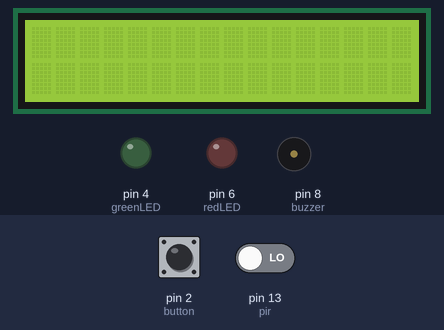
A sketch run on a simulated Arduino Uno, built with avr-gcc and run on an emulated ATmega328P. Parts: 16×2 character LCD, output pins drawn as LEDs (lit = HIGH), buzzer (waves = sounding). The test bench sets the inputs (shaded band); at power-on: pin 2 (button) HIGH, pin 13 (pir) LOW. The modem accepts every AT command (registered, SIM ready, sends succeed) and sends nothing else; what the sketch prints to the serial monitor is not drawn.

Above: at 4.2 s.
4.3 s: pin 2 (button) pulled LOW for 0.15 s
At 5.9 s:
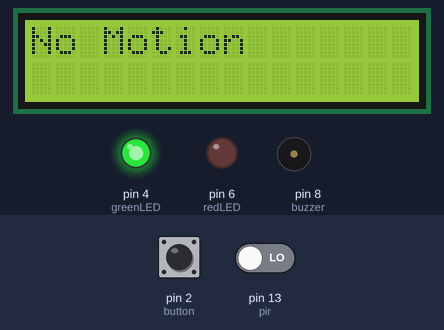
7.0 s: pin 13 (pir) driven HIGH
At 10.6 s:
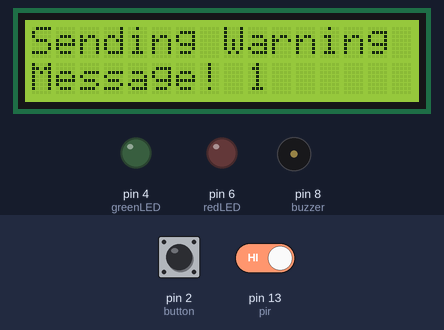
11.6 s: pin 13 (pir) driven LOW
14.6 s: pin 2 (button) pulled LOW for 3.2 s
At 17.3 s:
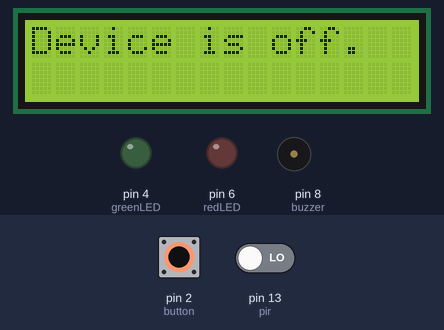
Timing chart, 0 to 18.8 s (numbered marks = the images above; inputs shaded):
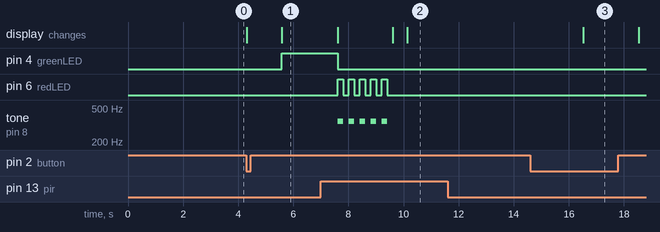

The sketch:

MICPROS_Final.ino
```cpp
#include <SoftwareSerial.h>
SoftwareSerial sim(10, 11);
#include <Wire.h> // Library for I2C communication
#include <LiquidCrystal_I2C.h> // Library for LCD

LiquidCrystal_I2C lcd(0x27, 16, 2);

//Sensors / LEDs / Buzzer
const int redLED = 6, greenLED = 4, buzzer = 8, button = 2, pir=13;
int PIRVal=0, activityCounter, ctr=0;
bool state = false;
String cmd;

//GSM Module
int _timeout;
String message;
String number = "+639054336481";    //Reni

void setup(){
  //Misc. Pins
  pinMode(pir, INPUT); //PIR
  pinMode(button, INPUT);
  pinMode(redLED, OUTPUT);
  pinMode(greenLED, OUTPUT);
  pinMode(buzzer, OUTPUT);
  Serial.begin(9600);

  //LCD
  lcd.init();
  lcd.backlight();
  lcd.setCursor(0,2);

  //GSM Initialization
  Serial.println("Booting Security System...");
  delay(2000);
  message.reserve(50);
  sim.begin(9600);
  delay(1000);
  Serial.println("Start");
}


void sendMessage(){
  sim.println("AT+CMGF=1");    //Sets the GSM Module in Text Mode
  delay(1000);
  //Serial.println ("Set SMS Number");
  sim.println("AT+CMGS=\"" + number + "\"\r"); //Mobile phone number to send message
  delay(1000);
  String SMS = "Warning: Movement is Detected!";
  sim.println(SMS);
  delay(100);
  sim.println((char)26);// ASCII code of CTRL+Z
  delay(200);
  message = _readSerial();
}


void callNumber() {
  sim.print (F("ATD"));
  sim.print (number);
  sim.print (F(";\r\n"));
  message = _readSerial();
  Serial.println(message);
}


String _readSerial(){
  _timeout = 0;
  while  (!sim.available() && _timeout < 12000){
    delay(13);
    _timeout++;
  }
  if (sim.available()) {
    return sim.readString();
  }
}


void loop(){
  bool a;
  a = digitalRead(button);
  lcd.clear();

  if (a == LOW){
    lcd.print("Device is on.");
    Serial.println("Turning On");
    state = true;
    delay(1250);
  }

    if (state==true){
      do{
        lcd.clear();
        a = digitalRead(button);
        PIRVal = digitalRead(pir);
        Serial.println(PIRVal);

        if (a == LOW){
          lcd.print("Device is off.");
          Serial.println("Turning Off");
          digitalWrite(greenLED, LOW);
          state = false;
          delay(2000);
          break;
        }

        if(PIRVal == HIGH){
          lcd.print("Motion Detected");
          Serial.println("Motion Detected");
          digitalWrite(greenLED, LOW);
          for(int i=0; i < 5; i++){
                 digitalWrite(redLED, HIGH);
                 tone(buzzer, 349);
                 delay(200);
                 digitalWrite(redLED, LOW);
                 noTone(buzzer);
                 delay(200);
          }
          lcd.clear();
          ctr++;
          delay(500);
          if (ctr >= 5 ){
            Serial.println("Calling User...");
            lcd.print("Now Calling");
            lcd.setCursor(0,1);
            lcd.print("User!");
            callNumber();
            delay(7500);
            ctr=0;
          }
          else{
            Serial.println("GSM Sending SMS...");
            lcd.print("Sending Warning");
            lcd.setCursor(0,1);
            lcd.print("Message! ");
            lcd.print(ctr);
            sendMessage();
            delay(3000);
          }
        }
        else {
          lcd.print("No Motion");
          Serial.println("Motion Is Not Detected");
          digitalWrite(redLED, LOW);
          digitalWrite(greenLED, HIGH);
          noTone(buzzer);
          delay(1000);
        }
      }while(state==true);
    }
    else if (state == false){
        do{
            a = digitalRead(button);
            if (a == LOW){
              break;
            }
        }while(state==false);
    }
 }
```

Measured:
- after the input at 4.3 s, pin 4 (greenLED): LOW → HIGH after 1.3 s; the display: first changes at once (image 1 shows a later state)
- after the input at 7.0 s, pin 4 (greenLED): HIGH → LOW after 0.60 s; pin 6 (redLED): alternates HIGH for 0.20 s and LOW for 0.20 s, 10 changes in all, then stays LOW, starting after 0.60 s
- after the input at 11.6 s, every drawn part: stays the same
- after the input at 14.6 s, pin 4 (greenLED): stays LOW (without the input it goes to HIGH after 1.9 s); the display: changes after 1.9 s (image 3)
